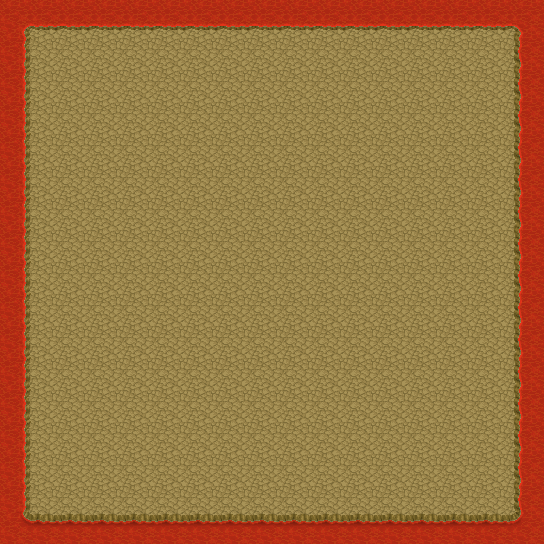

Rendered tile map (Tiled .tmx) drawn with the repository's tilesets; below, a short description and the map source with its tile grids summarised:
An orthogonal 17x17 tile map with 32x32 px tiles, 2 tile layers (Ground, Lava), 2 tilesets and 35 objects (12x mob, 5x wall, 5x Item, 5x door, 5x Opposite, ...).

<map version="1.4" tiledversion="1.4.2" orientation="orthogonal" renderorder="right-down" width="17" height="17" tilewidth="32" tileheight="32" infinite="0" nextlayerid="4" nextobjectid="48">
 <properties>
  <property name="music" value="silence.mp3" />
 </properties>
 <tileset firstgid="1" source="Base.tsx" />
 <tileset firstgid="1065" source="Magma.tsx" />
 <layer id="1" name="Ground" width="17" height="17">
  <data>[289 cells, 289 non-empty, 1 distinct tile ids]</data>
 </layer>
 <layer id="2" name="Lava" width="17" height="17">
  <data>[289 cells, 64 non-empty, 8 distinct tile ids]</data>
 </layer>
 <objectgroup id="3" name="Objects">
  <object id="10" name="playerCenter" x="264" y="488" width="16" height="16" />
  <object id="11" name="wall" x="522.049" y="0" width="21.9512" height="544" />
  <object id="12" name="wall" x="24" y="520" width="496" height="24" />
  <object id="13" name="wall" x="0" y="0" width="21.9512" height="544" />
  <object id="14" name="wall" x="24" y="0" width="496" height="24" />
  <object id="15" name="Interact" type="Item" x="248" y="440" width="48" height="48">
   <properties>
    <property name="item" value="magma_boots" />
    <property name="sound" value="lever.mp3" />
    <property name="text">Inside the box you find masterfully crafted boots made out of a shimmering red metal.
You can barely pick them up but as soon as you put them on they feel lighter than air. 
It seems their weight activates with [R].</property>
   </properties>
  </object>
  <object id="16" name="door" gid="861" x="256" y="472" width="32" height="32">
   <properties>
    <property name="activator" type="object" value="15" />
   </properties>
  </object>
  <object id="17" name="door" type="Opposite" gid="869" x="256" y="472" width="32" height="32">
   <properties>
    <property name="activator" type="object" value="15" />
   </properties>
  </object>
  <object id="21" name="Teleport" type="mob" x="264" y="56" width="16" height="16">
   <properties>
    <property name="damage" type="int" value="0" />
    <property name="health" type="int" value="10000" />
    <property name="knockback" type="int" value="0" />
    <property name="speed" type="int" value="0" />
   </properties>
  </object>
  <object id="22" name="wall" x="232" y="0" width="80" height="112" />
  <object id="23" name="Zelda.tmx" type="Teleport" x="232" y="112" width="80" height="8">
   <properties>
    <property name="playerLocation" value="playerCenter" />
   </properties>
  </object>
  <object id="24" name="Interact" type="Item" x="56" y="192" width="48" height="48">
   <properties>
    <property name="item" value="dragon_scale" />
    <property name="sound" value="lever.mp3" />
    <property name="text" value="You open the chest and find a dragon's scale, with enough of these you can make an amulet to harden your skin" />
   </properties>
  </object>
  <object id="25" name="door" gid="863" x="64" y="224" width="32" height="32">
   <properties>
    <property name="activator" type="object" value="24" />
   </properties>
  </object>
  <object id="26" name="door" type="Opposite" gid="871" x="64" y="224" width="32" height="32">
   <properties>
    <property name="activator" type="object" value="24" />
   </properties>
  </object>
  <object id="27" name="Interact" type="Item" x="152" y="192" width="48" height="48">
   <properties>
    <property name="item" value="dragon_scale" />
    <property name="sound" value="lever.mp3" />
    <property name="text" value="You open the chest and find a dragon's scale, with enough of these you can make an amulet to harden your skin" />
   </properties>
  </object>
  <object id="28" name="door" gid="863" x="160" y="224" width="32" height="32">
   <properties>
    <property name="activator" type="object" value="27" />
   </properties>
  </object>
  <object id="29" name="door" type="Opposite" gid="871" x="160" y="224" width="32" height="32">
   <properties>
    <property name="activator" type="object" value="27" />
   </properties>
  </object>
  <object id="30" name="Interact" type="Item" x="344" y="192" width="48" height="48">
   <properties>
    <property name="item" value="phoenix_gem" />
    <property name="sound" value="lever.mp3" />
    <property name="text">You open the chest and find a crimson colored gem, it appears to be a small shard of a Phoenix Gem, 
It seems to fit perfectly into one of the small holes in your amulet.</property>
   </properties>
  </object>
  <object id="31" name="door" gid="862" x="352" y="224" width="32" height="32">
   <properties>
    <property name="activator" type="object" value="30" />
   </properties>
  </object>
  <object id="32" name="door" type="Opposite" gid="870" x="352" y="224" width="32" height="32">
   <properties>
    <property name="activator" type="object" value="30" />
   </properties>
  </object>
  <object id="33" name="Interact" type="Item" x="440" y="192" width="48" height="48">
   <properties>
    <property name="item" value="phoenix_gem" />
    <property name="sound" value="lever.mp3" />
    <property name="text">You open the chest and find a crimson colored gem, it appears to be a small shard of a Phoenix Gem, 
It seems to fit perfectly into one of the small holes in your amulet.</property>
   </properties>
  </object>
  <object id="34" name="door" gid="862" x="448" y="224" width="32" height="32">
   <properties>
    <property name="activator" type="object" value="33" />
   </properties>
  </object>
  <object id="35" name="door" type="Opposite" gid="870" x="448" y="224" width="32" height="32">
   <properties>
    <property name="activator" type="object" value="33" />
   </properties>
  </object>
  <object id="36" name="Rock" type="mob" x="200" y="472" width="16" height="16">
   <properties>
    <property name="damage" type="int" value="0" />
    <property name="health" type="int" value="100000" />
    <property name="knockback" type="int" value="0" />
    <property name="speed" type="int" value="0" />
   </properties>
  </object>
  <object id="37" name="Rock" type="mob" x="200" y="440" width="16" height="16">
   <properties>
    <property name="damage" type="int" value="0" />
    <property name="health" type="int" value="100000" />
    <property name="knockback" type="int" value="0" />
    <property name="speed" type="int" value="0" />
   </properties>
  </object>
  <object id="38" name="Rock" type="mob" x="200" y="408" width="16" height="16">
   <properties>
    <property name="damage" type="int" value="0" />
    <property name="health" type="int" value="100000" />
    <property name="knockback" type="int" value="0" />
    <property name="speed" type="int" value="0" />
   </properties>
  </object>
  <object id="39" name="Rock" type="mob" x="200" y="376" width="16" height="16">
   <properties>
    <property name="damage" type="int" value="0" />
    <property name="health" type="int" value="100000" />
    <property name="knockback" type="int" value="0" />
    <property name="speed" type="int" value="0" />
   </properties>
  </object>
  </objectgroup>
</map>
<!-- 8 of 35 objects omitted -->
